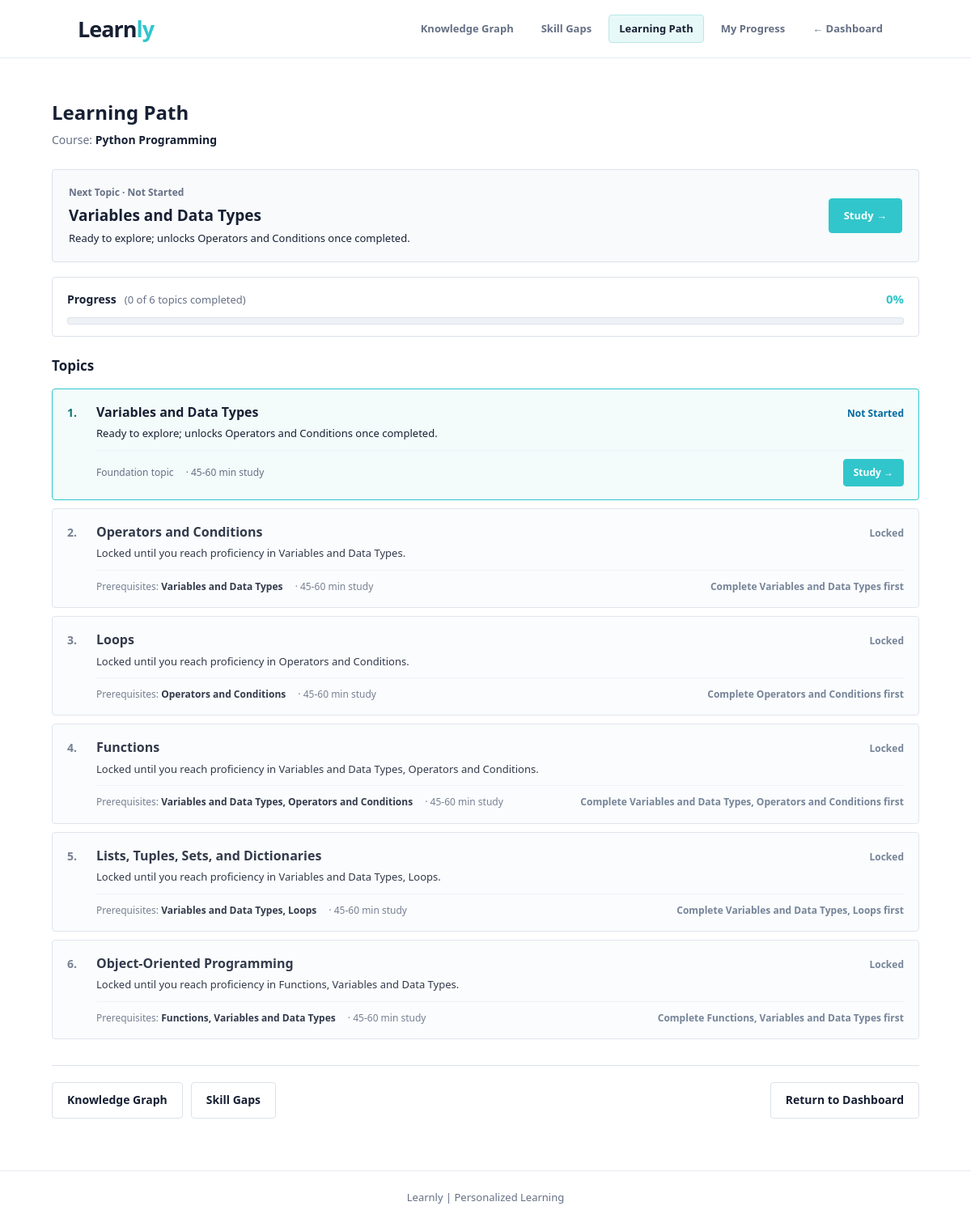
The app's page /personalized-path with its own data.
### tables this page shows
CREATE TABLE courses (
        id INTEGER PRIMARY KEY AUTOINCREMENT,
        name TEXT NOT NULL UNIQUE,
        description TEXT
    );

CREATE TABLE topics (
        id INTEGER PRIMARY KEY AUTOINCREMENT,
        course_id INTEGER NOT NULL,
        name TEXT NOT NULL,
        description TEXT,
        display_order INTEGER,
        FOREIGN KEY (course_id) REFERENCES courses (id) ON DELETE CASCADE
    );

### app.py (the view)
@app.route("/module5")
@app.route("/personalized-path")
def module5():
    course_name = request.args.get("course", "Python Programming")
    goal = request.args.get("goal")
    user_id = session.get("user_id")
    all_courses = database.get_all_courses(db_path=get_db_path())
    path_result = get_personalized_learning_path(course_name, user_id=user_id, goal=goal)
    effective_goal = (
        path_result["learning_path"]["goal"]
        if path_result and path_result.get("learning_path")
        else (goal or "Balanced Path")
    )
    return render_template(
        "module5.html",
        course=course_name,
        goal=effective_goal,
        all_courses=all_courses,
        path_result=path_result,
        is_logged_in=bool(user_id),
    )

### app.py (called while the page is built, shortened)
def get_db_path():
    return app.config.get("DATABASE") or DATABASE

def _load_topic_scores_and_progress(user_id, course_id, db_path):
    topic_scores = {}
    latest_assessment = None
    learner_progress = (
        database.get_learner_topic_progress_details(user_id, course_id=course_id, db_path=db_path)
        if user_id else {}
    )
    return topic_scores, latest_assessment, learner_progress

### database.py (called while the page is built, shortened)
def get_db_connection(db_path=None):
    target_path = db_path or DEFAULT_DATABASE_PATH
    connection = sqlite3.connect(target_path)
    connection.row_factory = sqlite3.Row
    connection.execute("PRAGMA foreign_keys = ON;")
    return connection

def get_all_courses(db_path=None):
    conn = get_db_connection(db_path)
    rows = conn.execute("SELECT id, name, description FROM courses ORDER BY id ASC").fetchall()
    conn.close()
    return [dict(r) for r in rows]

def find_course(course_identifier, db_path=None):
    conn = get_db_connection(db_path)
    course = conn.execute(
        "SELECT id, name, description FROM courses WHERE name = ? COLLATE NOCASE",
        (str(course_identifier),)
    ).fetchone()
    if not course:
        course = conn.execute(
            "SELECT id, name, description FROM courses ORDER BY id ASC LIMIT 1"
        ).fetchone()
    conn.close()
    return dict(course) if course else None

def get_course_topics(course_id, db_path=None):
    conn = get_db_connection(db_path)
    rows = conn.execute(
        """
        SELECT id, course_id, name, description, display_order
        FROM topics
        WHERE course_id = ?
        ORDER BY display_order ASC, id ASC
        """,
        (course_id,)
    ).fetchall()
    conn.close()
    return [dict(r) for r in rows]

def get_course_prerequisites(course_id, db_path=None):
    conn = get_db_connection(db_path)
    rows = conn.execute(
        """
        SELECT tp.topic_id, tp.prerequisite_topic_id, t_req.name AS req_name
        FROM topic_prerequisites tp
        JOIN topics t_dep ON tp.topic_id = t_dep.id
        JOIN topics t_req ON tp.prerequisite_topic_id = t_req.id
        WHERE t_dep.course_id = ?
        """,
        (course_id,)
    ).fetchall()
    conn.close()
    return [dict(r) for r in rows]

### learning_engine.py (called while the page is built, shortened)
def _get_field(obj, key, default=None):
    if isinstance(obj, dict):
        return obj.get(key, default)

def is_prerequisite_met(mastery_state, status=None):
    return mastery_state in PREREQ_SATISFYING_STATES

### templates/module5.html (shortened to what this page needs)
<!DOCTYPE html>
<html lang="en">
<head>
    <link rel="stylesheet" href="{{ url_for('static', filename='style.css') }}">
</head>
<body>
    <header class="navbar">
        <a href="{{ url_for('home') }}" class="logo">
            Learn<span>ly</span>
        </a>
        <div class="nav-links-cluster">
            <a href="{{ url_for('module3', course=course) }}" class="nav-tab-link">Knowledge Graph</a>
            <a href="{{ url_for('module4', course=course) }}" class="nav-tab-link">Skill Gaps</a>
            <a href="{{ url_for('module5', course=course, goal=goal) }}" class="nav-tab-link active">Learning Path</a>
            <a href="{{ url_for('module6') }}" class="nav-tab-link">My Progress</a>
            <a href="{{ url_for('home') }}" class="nav-tab-link">&larr; Dashboard</a>
        </div>
    </header>
    <main>
        <div class="page-header-row">
            <div>
                <h1 style="font-size: 24px; font-weight: 700; margin-bottom: 4px;">
                    Learning Path
                </h1>
                <p style="color: var(--muted); margin: 0; font-size: 14px;">
                    Course: <strong style="color: var(--text);">{{ path_result.course_name if path_result else course }}</strong>
                </p>
            </div>
        </div>
        {% if path_result and path_result.learning_path %}
        {% set lp = path_result.learning_path %}
        {% set active_course = path_result.course_name %}
        {% if lp.current_focus %}
        {% set focus = lp.current_focus %}
        <section class="hero-focus-card" aria-label="Recommended next topic">
            <div class="hero-focus-content">
                <div class="hero-eyebrow">
                    Next Topic &middot; {{ focus.status }}{% if focus.mastery_state and focus.mastery_state != 'Unassessed' %} ({{ focus.mastery_state }}){% endif %}
                </div>
                <h2 class="hero-focus-title">{{ focus.topic_name }}</h2>
                <p class="hero-focus-reason">{{ focus.why_recommended }}</p>
            </div>
            <div>
                <a href="{{ url_for('topic_practice', topic_id=focus.topic_id, course=active_course) }}"
                    class="btn-primary" style="font-size: 13px; padding: 10px 18px;">
                    {{ focus.step_action }} &rarr;
                </a>
            </div>
        </section>
        {% endif %}
        <section class="progress-card" aria-label="Mastery completion progress">
            <div class="progress-header">
                <div>
                    <strong style="color: var(--text); font-size: 14px;">Progress</strong>
                    <span style="color: var(--muted); font-size: 13px; margin-left: 6px;">
                        ({{ lp.completed_steps }} of {{ lp.total_course_topics }} topics completed)
                    </span>
                </div>
                <strong style="font-size: 15px; color: var(--blue);">{{ lp.progress_percentage }}%</strong>
            </div>
            <progress class="learnly-progress" max="100" value="{{ lp.progress_percentage }}" aria-label="Course completion percentage"></progress>
        </section>
        {% if lp.sequence %}
        <section aria-label="Recommended learning sequence">
            <h2 style="font-size: 17px; font-weight: 700; color: var(--text); margin: 0 0 14px;">
                Topics
            </h2>
            <div class="roadmap-container">
                {% for step in lp.sequence %}
                <article class="step-card {% if step.is_current_focus %}current-focus{% endif %} {% if step.is_locked %}locked{% endif %}">
                    <div class="step-number-label">
                        {{ step.step_number }}.
                    </div>
                    <div class="step-body">
                        <div class="step-top-row">
                            <h3 class="step-title">{{ step.topic_name }}</h3>
                            <span class="status-label {{ step.status | lower | replace(' ', '-') }}">
                                {{ step.status }}{% if step.mastery_state and step.mastery_state != 'Unassessed' and step.mastery_state != step.status %} &middot; {{ step.mastery_state }}{% endif %}
                            </span>
                        </div>
                        <p class="step-reason">{{ step.why_recommended }}</p>
                        <div class="step-footer-row">
                            <div>
                                {% if step.prerequisites %}
                                    <span>Prerequisites: <strong style="color: var(--text);">{{ step.prerequisites | join(', ') }}</strong></span>
                                {% else %}
                                    <span>Foundation topic</span>
                                {% endif %}
                                <span style="margin-left: 12px;">&middot; {{ step.estimated_time }}</span>
                            </div>
                            <div>
                                {% if step.is_locked %}
                                    <span style="color: #64748b; font-weight: 600;">
                                        Complete {{ step.missing_prerequisites | join(', ') }} first
                                    </span>
                                {% else %}
                                    <a href="{{ url_for('topic_practice', topic_id=step.topic_id, course=active_course) }}"
                                       class="{% if step.is_current_focus %}btn-primary{% else %}btn-secondary{% endif %}"
                                       style="min-height: 34px; font-size: 12px; padding: 5px 12px;">
                                        {{ step.step_action }} &rarr;
                                    </a>
                                {% endif %}
                            </div>
                        </div>
                    </div>
                </article>
                {% endfor %}
            </div>
        </section>
        {% endif %}
        {% endif %}
        <div class="bottom-actions-row">
            <div style="display: flex; gap: 10px; flex-wrap: wrap;">
                <a href="{{ url_for('module3', course=course) }}" class="btn-secondary">Knowledge Graph</a>
                <a href="{{ url_for('module4', course=course) }}" class="btn-secondary">Skill Gaps</a>
            </div>
            <a href="{{ url_for('home') }}" class="btn-secondary">Return to Dashboard</a>
        </div>
    </main>
    <footer>
        <p>Learnly | Personalized Learning</p>
    </footer>
</body>
</html>

### static/style.css (style rules this page uses)
* { box-sizing: border-box; margin: 0; padding: 0; }
:root { --blue: #31c6cb; --blue-hover: #54afb2c7; --text: #172033; --muted: #667085; --border: #DCE2EB; --surface: #F8FAFC; --white: #FFFFFF; }
body { font-family: "Segoe UI", Arial, sans-serif; background: var(--white); color: var(--text); line-height: 1.6; }
button, a { font: inherit; }
.navbar { min-height: 72px; padding: 0 8%; display: flex; align-items: center; justify-content: space-between; gap: 20px; border-bottom: 1px solid #E6EAF0; background: var(--white); }
.logo { color: var(--text); font-size: 27px; font-weight: 800; letter-spacing: -1px; text-decoration: none; }
.logo span { color: var(--blue); }
main { width: 100%; max-width: 1120px; min-height: 78vh; margin: 0 auto; padding: 48px 24px 64px; }
.btn-primary { min-height: 42px; padding: 10px 18px; border: 1px solid var(--blue); border-radius: 4px; background: var(--blue); color: var(--white); font-size: 14px; font-weight: 600; cursor: pointer; }
footer { padding: 22px 24px; border-top: 1px solid #E6EAF0; color: var(--muted); font-size: 13px; text-align: center; }
.btn-secondary { display: inline-flex; align-items: center; justify-content: center; min-height: 42px; padding: 10px 18px; color: var(--text); background: var(--white); border: 1px solid var(--border); border-radius: 4px; font: inherit; font-size: 14px; font-weight: 600; cursor: pointer; }
.nav-links-cluster { display: flex; align-items: center; gap: 8px; flex-wrap: wrap; }
.nav-tab-link { display: inline-flex; align-items: center; color: var(--muted); text-decoration: none; font-size: 13px; font-weight: 600; padding: 6px 12px; border-radius: 4px; border: 1px solid transparent; transition: all 0.15s ease; }
.nav-tab-link.active { color: var(--text); background: #E7F8F8; border-color: #BAE6E8; font-weight: 700; }
.status-label { font-size: 12px; font-weight: 600; display: inline-block; }
.status-label.status-not-started, .status-label.not-started, .status-label.status-available, .status-label.available { color: #0369a1; }
.status-label.status-locked, .status-label.locked { color: #64748b; }
a.btn-primary, a.btn-secondary { display: inline-flex; align-items: center; justify-content: center; text-decoration: none; }
progress.learnly-progress { appearance: none; border: 1px solid var(--border); width: 100%; height: 9px; border-radius: 3px; overflow: clip; background: #EEF2F6; display: block; }

### records on screen
courses: name "Python Programming"
topics: topic_name "Variables and Data Types", step_number "1", status "Not Started", why_recommended "Ready to explore; unlocks Operators and Conditions once completed.", shows "Foundation topic", estimated_time "45-60 min study", step_action "Study"
topics: step_number "2", topic_name "Operators and Conditions", status "Locked", why_recommended "Locked until you reach proficiency in Variables and Data Types.", prerequisites "Variables and Data Types", estimated_time "45-60 min study", missing_prerequisites "Variables and Data Types"
topics: step_number "3", topic_name "Loops", status "Locked", why_recommended "Locked until you reach proficiency in Operators and Conditions.", prerequisites "Operators and Conditions", estimated_time "45-60 min study", missing_prerequisites "Operators and Conditions"
topics: step_number "4", topic_name "Functions", status "Locked", why_recommended "Locked until you reach proficiency in Variables and Data Types, Operators and Conditions.", prerequisites "Variables and Data Types, Operators and Conditions", estimated_time "45-60 min study", missing_prerequisites "Variables and Data Types, Operators and Conditions"
topics: step_number "5", topic_name "Lists, Tuples, Sets, and Dictionaries", status "Locked", why_recommended "Locked until you reach proficiency in Variables and Data Types, Loops.", prerequisites "Variables and Data Types, Loops", estimated_time "45-60 min study", missing_prerequisites "Variables and Data Types, Loops"
topics: step_number "6", topic_name "Object-Oriented Programming", status "Locked", why_recommended "Locked until you reach proficiency in Functions, Variables and Data Types.", prerequisites "Functions, Variables and Data Types", estimated_time "45-60 min study", missing_prerequisites "Functions, Variables and Data Types"

### other values on screen
{{ focus.status }} "Not Started"
{{ focus.why_recommended }} "Ready to explore; unlocks Operators and Conditions once completed."
{{ focus.step_action }} "Study"
{{ lp.completed_steps }} "0"
{{ lp.total_course_topics }} "6"
{{ lp.progress_percentage }} "0"
